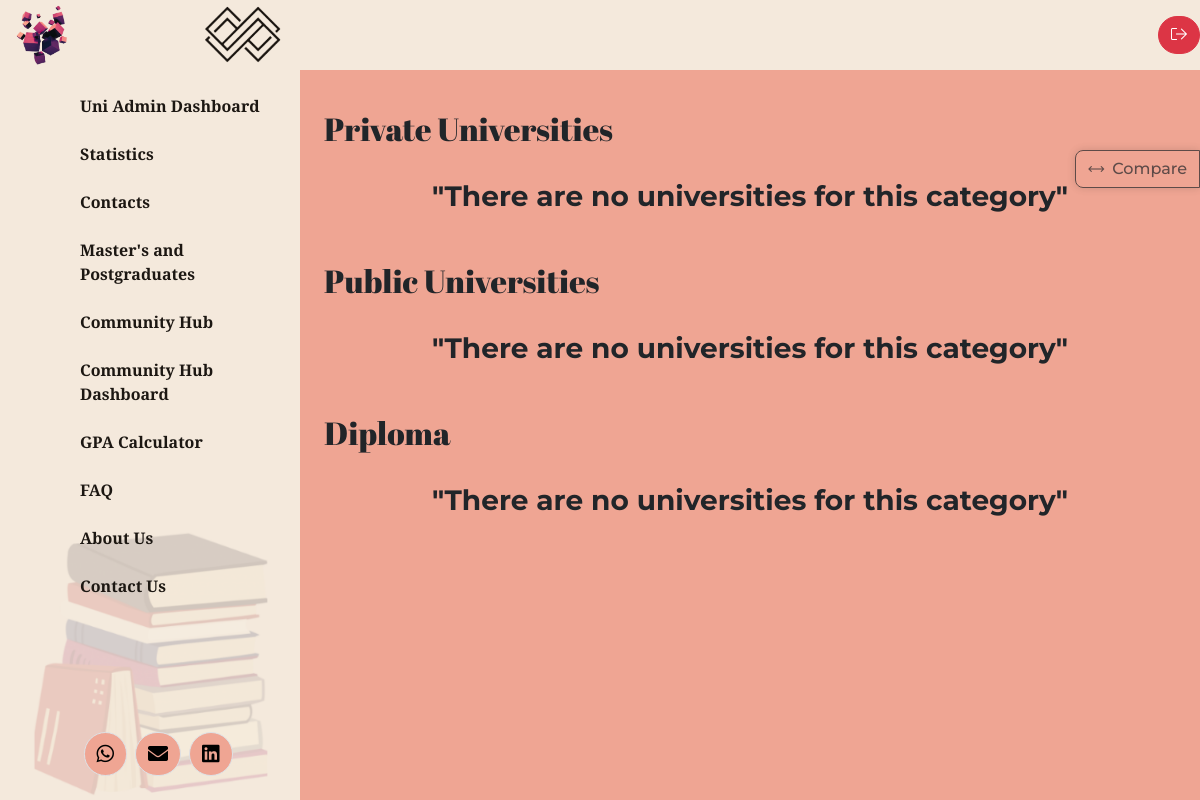
/highschool_grads.php (signed in), run on an earlier commit of the app's database.
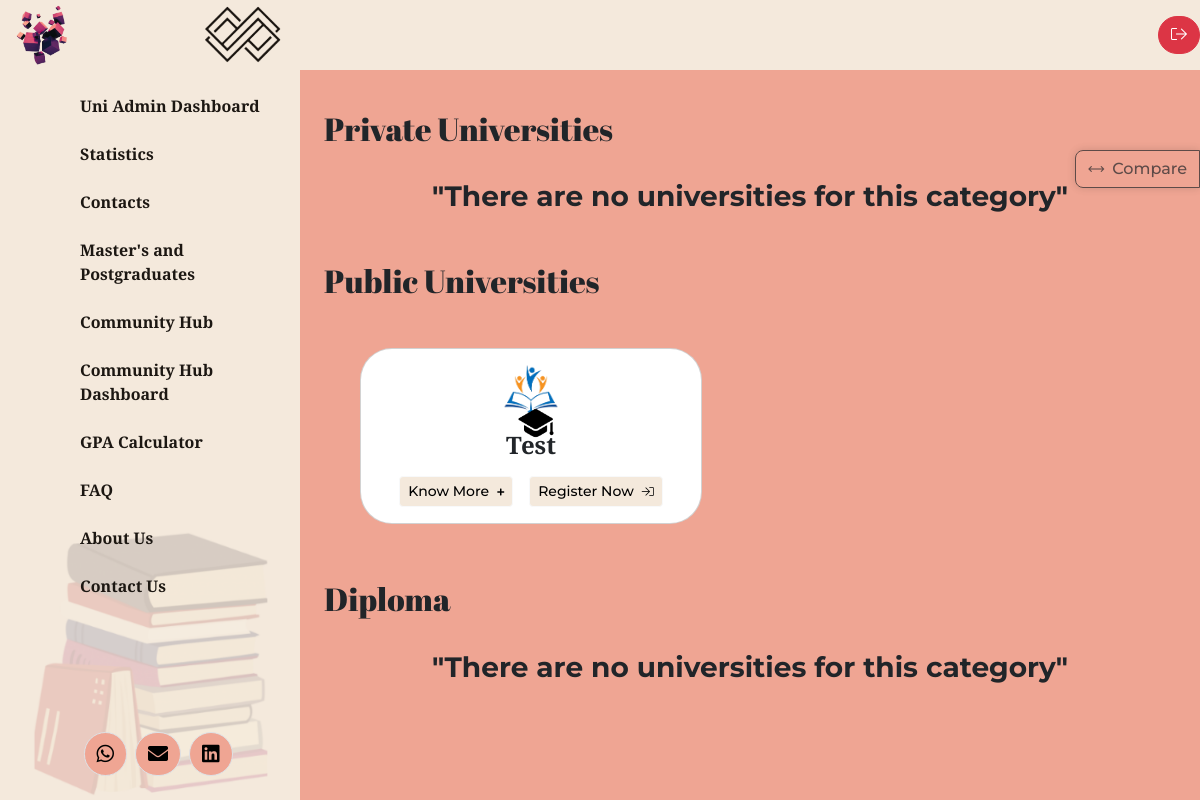
And on a later commit of the database.
### tables this page shows
CREATE TABLE `programs` (
  `ID` int NOT NULL,
  `Name` varchar(255) NOT NULL,
  `State` varchar(255) NOT NULL,
  `Degree` varchar(255) NOT NULL,
  `Registration_Date` date NOT NULL,
  `Registration_Link` varchar(255) NOT NULL,
  `createdAt` timestamp NULL DEFAULT CURRENT_TIMESTAMP,
  `Location` varchar(255) DEFAULT NULL,
  `Rank` int DEFAULT NULL,
  `Scholarships` varchar(255) DEFAULT 'Included',
  `Career_Services` varchar(255) DEFAULT 'Included'
);

### highschool_grads.php (the view, shortened to what the changed rows need)
<?php
require 'db_conn.php';
?>
<!DOCTYPE html>
<html lang="en">
    <head>
        <link rel="stylesheet" href="./assets/dist/css/bootstrap.min.css">
        <link rel="stylesheet" href="./assets/dist/fontawesome/css/all.css">
        <link rel="stylesheet" href="./assets/dist/css/style.css">
    </head>
    <body cz-shortcut-listen="true">
        <div class="container-fluid">
            <div class="row">
                <main class="col-md-8 ms-sm-auto col-lg-9 px-md-4">
                    <form method="GET" action="compare.php" class="row my-4">
                        <div class="mb-4">
                            <div
                                class="d-flex justify-content-between flex-wrap flex-md-nowrap align-items-center pt-3 pb-2 mb-3">
                                <h2 class="h2 page-title">Private Universities</h2>
                            </div>
                        </div>
                        <div class="mb-4">
                            <div
                                class="d-flex justify-content-between flex-wrap flex-md-nowrap align-items-center pt-3 pb-2 mb-3">
                                <h2 class="h2 page-title">Public Universities</h2>
                            </div>
                            <div class="row">
                                <?php
                                $sql = "SELECT * FROM programs WHERE State='public' AND Degree = 'bachelors'";
                                $result = mysqli_query($conn, $sql);
                                if (mysqli_num_rows($result) > 0) {
                                    while ($row = mysqli_fetch_assoc($result)) {
                                        $universityName = $row['Name'];
                                        echo '<div class="col-sm-6 px-lg-5 px-md-4 px-3 py-3">';
                                        echo '<label class="card compare-card rounded-5">';
                                        echo '<div class="card-body p-3">';
                                        echo '<div class="d-flex flex-column align-items-center justify-content-center gap-3">';
                                        echo '<img src="./assets/img/university-logo.png" alt="Uni logo" height="50">';
                                        echo '<h4 class="h4 libre-baskerville fw-bold mb-0 cap">' . $universityName . '</h4>';
                                        echo '<div class="d-flex align-items-center justify-content-center gap-3">';
                                        echo '<a href="program-details.php?programID=' . $row['ID'] . '" class="btn btn-light btn-sm bg-peach d-flex align-items-center gap-2 fw-medium"><span>Know More</span> <i class="fa fa-plus fs-8"></i></a>';
                                        echo '<a href="' . $row['Registration_Link'] . '" target="_blank" class="btn btn-light btn-sm bg-peach d-flex align-items-center gap-2 fw-medium"><span>Register Now</span> <i class="fal fa-sign-in fs-12"></i></a>';
                                        echo '</div>';
                                        echo '</div>';
                                        echo '</div>';
                                        echo '</label>';
                                        echo '</div>';
                                    }
                                } else {
                                    echo '<h3 class="h3 text-center montserrat fw-bold">"There are no universities for this category"</h3>';
                                }
                                ?>
                            </div>
                        </div>
                        <div class="mb-4">
                            <div
                                class="d-flex justify-content-between flex-wrap flex-md-nowrap align-items-center pt-3 pb-2 mb-3">
                                <h2 class="h2 page-title">Diploma</h2>
                            </div>
                        </div>
                    </form>
                </main>
            </div>
        </div>
    </body>
</html>

What changed in the data, as far as the page shows it:
added programs: Name "Test"
Also different on the page:
text no longer shown: "\"There are no universities for this category\""
